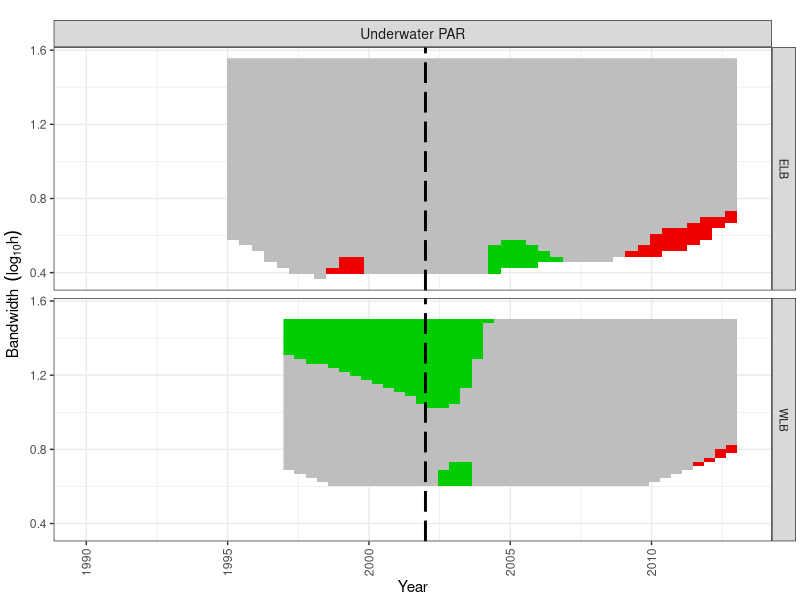
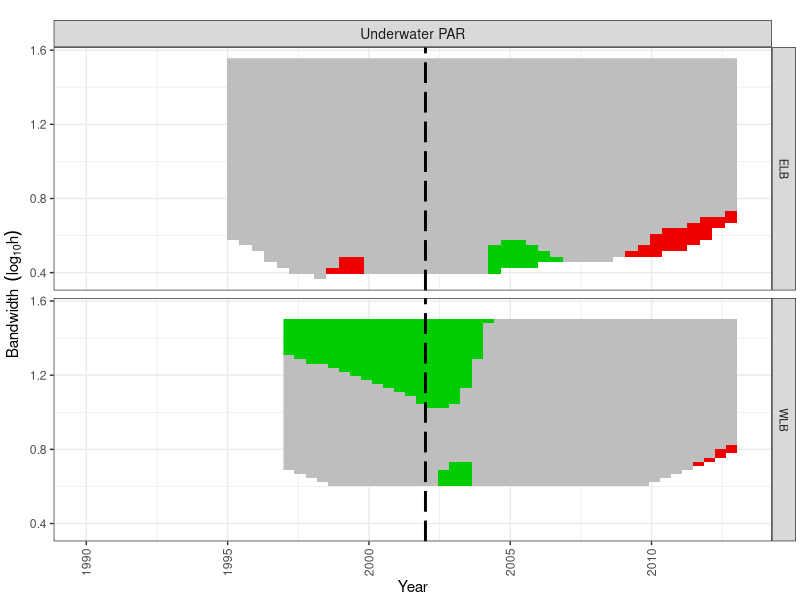

These charts were generated, in order, by the following R code:
##### action items
# -- only include ELB and WLB in lakes plots
# -- remove stream algal mat chl-a, but keep AFDM
# -- change soil inverts plots so scottnema is on top, eudory on bottom


#####################
# -- load packages
library(ggplot2)
library(scales)
library(grid)
# library(Hmisc)
library(stringr)
# ------------------------------------------------------
# -- read data
# -------------------------------
if(! exists('dat.siz.plot.long')){
  dat.siz.plot.long<-read.csv('dat_2_sizer_data_long.csv')
  
  # -- subset out unecessary flows
  dat.siz.plot.long<-subset(dat.siz.plot.long, 
                            !(var=='disch_log' & !group=='Total_FRX_basin'))
}

data.types<-as.character(unique(dat.siz.plot.long$data_type))

# ------------------------------------------------------
# -- graphics window
# -------------------------------
  # i.data.type <- data.types[i]
  # i.data.type <- data.types[1]
  # i.data.type <- data.types[2] 
  # i.data.type <- data.types[3]
  # i.data.type <- data.types[4]
  # i.data.type <- data.types[5]
  # i.data.type <- data.types[6]
  # i.data.type <- data.types[7]
  i.data.type <- data.types[8]
  # # i.data.type <- data.types[9] # -- no longer included

  # -- what data to plot
  # i.data.type <- 'nematodes'
  
  # ----
  graphics.off()
  panel.width <- 2
  panel.height <- 1
  # -- plot name
  plot.name <- paste('Fig_SiZer_plot_',i.data.type,'.pdf',sep='')
  
  # -- subset data
  d.plot<-subset(dat.siz.plot.long,
                 data_type==i.data.type)
  
  # -- format group labels
  d.plot$var.label<-gsub('_log','',d.plot$var)
  d.plot$var.label<-gsub('_',' ',d.plot$var.label)
  d.plot$var.label<-str_to_title(d.plot$var.label)
  d.plot$var.label<-gsub('Uw par','Underwater PAR', ignore.case = TRUE, d.plot$var.label)
  d.plot$var.label<-gsub('Disch','Total Basin Q',d.plot$var.label)
  d.plot$var.label<-gsub('Afdm','AFDM',d.plot$var.label)
  d.plot$var.label<-gsub('Ppr','PPR',d.plot$var.label)
  d.plot$var.label<-gsub('Chla','Chlorophyll a',d.plot$var.label)
  
  d.plot$group.label<-d.plot$group
  d.plot$group.label<-gsub('Total_FRX_basin','FRX',d.plot$group)
  d.plot$group.label<-toupper(d.plot$group.label)
  
  if (i.data.type=='nematodes'){
    d.plot$group.label <- factor(d.plot$group.label, 
                                 ordered = TRUE,
                                 levels = c('SCOTTNEMA','EUDORYLAIMUS'))
  }
  
  # -- set plot size
  n.vars<-length(unique(as.character(d.plot$var)))
  n.groups<-length(unique(as.character(d.plot$group)))
  
  # windows(width = 1.5 + panel.width * n.vars, 
  #         height = 1.25 + panel.height * n.groups)
  pdf(file=plot.name,
      width = 1.5 + panel.width * n.vars, 
      height = 1.25 + panel.height * n.groups)
  
  # -- make plot
  ggplot(d.plot, 
         aes(year, log10_h, fill=slope)) + 
    geom_raster() + 
    scale_fill_gradientn(colours = c('red2','gray','green3')) +
    facet_grid(group.label ~ var.label) +
    geom_vline(xintercept = 2002, color = 'black', lty=5, lwd=1) +
    theme_bw() + 
    xlim(c(1990,2013.1)) +
    theme(axis.text.x = element_text(angle = 90, vjust = .5)) +
    theme(plot.margin = unit(c(1,.2,.2,.2), "lines")) +
    # labs(title = capitalize(gsub('_',' ',i.data.type))) +
    theme(strip.text.y = element_text(size = 8),
          strip.text.x = element_text(size = 10)) +
    ylab(expression(paste('Bandwidth',~~(log[10]*h)))) +
    xlab('Year') +
    guides(fill = FALSE)
  
  ggsave(filename = plot.name)
  dev.off()

